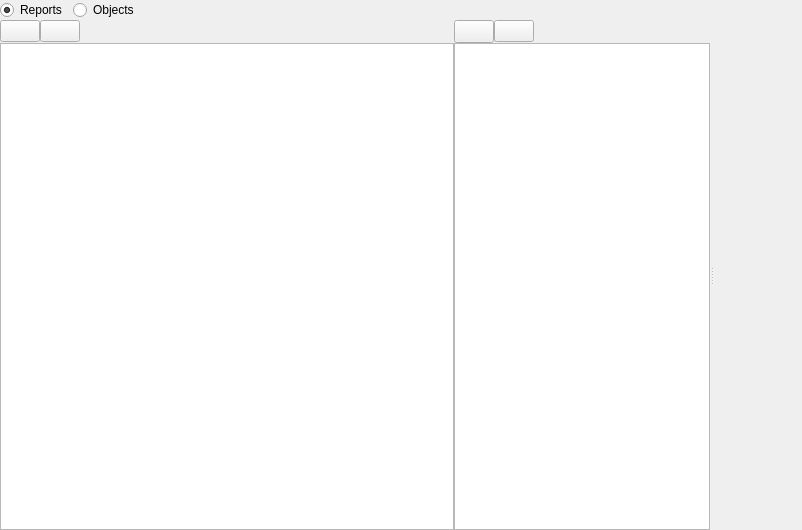
<?xml version="1.0" encoding="UTF-8"?>
<ui version="4.0">
 <class>ResourceStorageHelper</class>
 <widget class="QWidget" name="ResourceStorageHelper">
  <property name="geometry">
   <rect>
    <x>0</x>
    <y>0</y>
    <width>802</width>
    <height>530</height>
   </rect>
  </property>
  <property name="sizePolicy">
   <sizepolicy hsizetype="Minimum" vsizetype="Preferred">
    <horstretch>0</horstretch>
    <verstretch>0</verstretch>
   </sizepolicy>
  </property>
  <property name="windowTitle">
   <string>Form</string>
  </property>
  <layout class="QGridLayout" name="gridLayout_3">
   <property name="leftMargin">
    <number>0</number>
   </property>
   <property name="topMargin">
    <number>0</number>
   </property>
   <property name="rightMargin">
    <number>0</number>
   </property>
   <property name="bottomMargin">
    <number>0</number>
   </property>
   <property name="spacing">
    <number>0</number>
   </property>
   <item row="0" column="0" colspan="2">
    <widget class="QWidget" name="switchWidget" native="true">
     <property name="sizePolicy">
      <sizepolicy hsizetype="Preferred" vsizetype="Maximum">
       <horstretch>0</horstretch>
       <verstretch>0</verstretch>
      </sizepolicy>
     </property>
     <layout class="QHBoxLayout" name="horizontalLayout">
      <property name="spacing">
       <number>6</number>
      </property>
      <property name="leftMargin">
       <number>0</number>
      </property>
      <property name="topMargin">
       <number>0</number>
      </property>
      <property name="rightMargin">
       <number>0</number>
      </property>
      <property name="bottomMargin">
       <number>0</number>
      </property>
      <item>
       <widget class="QRadioButton" name="rbReports">
        <property name="text">
         <string>Reports</string>
        </property>
        <property name="checked">
         <bool>true</bool>
        </property>
       </widget>
      </item>
      <item>
       <widget class="QRadioButton" name="rbObjects">
        <property name="text">
         <string>Objects</string>
        </property>
       </widget>
      </item>
      <item>
       <spacer name="horizontalSpacer_3">
        <property name="orientation">
         <enum>Qt::Horizontal</enum>
        </property>
        <property name="sizeHint" stdset="0">
         <size>
          <width>551</width>
          <height>18</height>
         </size>
        </property>
       </spacer>
      </item>
     </layout>
    </widget>
   </item>
   <item row="1" column="0" colspan="2">
    <widget class="QSplitter" name="splitter">
     <property name="sizePolicy">
      <sizepolicy hsizetype="Preferred" vsizetype="Preferred">
       <horstretch>0</horstretch>
       <verstretch>0</verstretch>
      </sizepolicy>
     </property>
     <property name="orientation">
      <enum>Qt::Horizontal</enum>
     </property>
     <widget class="QStackedWidget" name="stackedWidget">
      <property name="currentIndex">
       <number>0</number>
      </property>
      <widget class="QWidget" name="page">
       <layout class="QGridLayout" name="gridLayout_2">
        <property name="leftMargin">
         <number>0</number>
        </property>
        <property name="topMargin">
         <number>0</number>
        </property>
        <property name="rightMargin">
         <number>0</number>
        </property>
        <property name="bottomMargin">
         <number>0</number>
        </property>
        <property name="spacing">
         <number>0</number>
        </property>
        <item row="0" column="0">
         <layout class="QGridLayout" name="gridLayout">
          <property name="spacing">
           <number>0</number>
          </property>
          <item row="0" column="0">
           <widget class="QPushButton" name="bAddPrefix">
            <property name="sizePolicy">
             <sizepolicy hsizetype="Minimum" vsizetype="Maximum">
              <horstretch>0</horstretch>
              <verstretch>0</verstretch>
             </sizepolicy>
            </property>
            <property name="toolTip">
             <string>Add Prefix</string>
            </property>
            <property name="icon">
             <iconset resource="ResourceStorageResources.qrc">
              <normaloff>:/images/list-add.png</normaloff>:/images/list-add.png</iconset>
            </property>
           </widget>
          </item>
          <item row="0" column="6">
           <spacer name="horizontalSpacer_2">
            <property name="orientation">
             <enum>Qt::Horizontal</enum>
            </property>
            <property name="sizeType">
             <enum>QSizePolicy::Preferred</enum>
            </property>
            <property name="sizeHint" stdset="0">
             <size>
              <width>13</width>
              <height>20</height>
             </size>
            </property>
           </spacer>
          </item>
          <item row="1" column="4" colspan="3">
           <widget class="QListWidget" name="objectsList">
            <property name="sizePolicy">
             <sizepolicy hsizetype="Maximum" vsizetype="Preferred">
              <horstretch>0</horstretch>
              <verstretch>0</verstretch>
             </sizepolicy>
            </property>
           </widget>
          </item>
          <item row="0" column="5">
           <widget class="QPushButton" name="bRemoveObject">
            <property name="sizePolicy">
             <sizepolicy hsizetype="Maximum" vsizetype="Maximum">
              <horstretch>0</horstretch>
              <verstretch>0</verstretch>
             </sizepolicy>
            </property>
            <property name="minimumSize">
             <size>
              <width>40</width>
              <height>0</height>
             </size>
            </property>
            <property name="toolTip">
             <string>Remove object</string>
            </property>
            <property name="icon">
             <iconset resource="ResourceStorageResources.qrc">
              <normaloff>:/images/list-remove.png</normaloff>:/images/list-remove.png</iconset>
            </property>
           </widget>
          </item>
          <item row="1" column="0" colspan="4">
           <widget class="QListWidget" name="objectPrefixList">
            <property name="sizePolicy">
             <sizepolicy hsizetype="MinimumExpanding" vsizetype="Preferred">
              <horstretch>0</horstretch>
              <verstretch>0</verstretch>
             </sizepolicy>
            </property>
            <property name="minimumSize">
             <size>
              <width>20</width>
              <height>20</height>
             </size>
            </property>
            <property name="resizeMode">
             <enum>QListView::Fixed</enum>
            </property>
           </widget>
          </item>
          <item row="0" column="1">
           <widget class="QPushButton" name="bRemovePrefix">
            <property name="sizePolicy">
             <sizepolicy hsizetype="Minimum" vsizetype="Maximum">
              <horstretch>0</horstretch>
              <verstretch>0</verstretch>
             </sizepolicy>
            </property>
            <property name="toolTip">
             <string>Remove prefix</string>
            </property>
            <property name="icon">
             <iconset resource="ResourceStorageResources.qrc">
              <normaloff>:/images/list-remove.png</normaloff>:/images/list-remove.png</iconset>
            </property>
           </widget>
          </item>
          <item row="0" column="3">
           <spacer name="horizontalSpacer">
            <property name="orientation">
             <enum>Qt::Horizontal</enum>
            </property>
            <property name="sizeType">
             <enum>QSizePolicy::Fixed</enum>
            </property>
            <property name="sizeHint" stdset="0">
             <size>
              <width>0</width>
              <height>20</height>
             </size>
            </property>
           </spacer>
          </item>
          <item row="0" column="4">
           <widget class="QToolButton" name="bAddObject">
            <property name="sizePolicy">
             <sizepolicy hsizetype="Maximum" vsizetype="Maximum">
              <horstretch>0</horstretch>
              <verstretch>0</verstretch>
             </sizepolicy>
            </property>
            <property name="minimumSize">
             <size>
              <width>40</width>
              <height>0</height>
             </size>
            </property>
            <property name="toolTip">
             <string>Add Object</string>
            </property>
            <property name="icon">
             <iconset resource="ResourceStorageResources.qrc">
              <normaloff>:/images/list-add.png</normaloff>:/images/list-add.png</iconset>
            </property>
            <property name="popupMode">
             <enum>QToolButton::InstantPopup</enum>
            </property>
            <property name="toolButtonStyle">
             <enum>Qt::ToolButtonTextBesideIcon</enum>
            </property>
            <property name="arrowType">
             <enum>Qt::NoArrow</enum>
            </property>
           </widget>
          </item>
          <item row="0" column="2">
           <spacer name="horizontalSpacer_5">
            <property name="orientation">
             <enum>Qt::Horizontal</enum>
            </property>
            <property name="sizeHint" stdset="0">
             <size>
              <width>40</width>
              <height>20</height>
             </size>
            </property>
           </spacer>
          </item>
         </layout>
        </item>
       </layout>
      </widget>
      <widget class="QWidget" name="page_2">
       <layout class="QGridLayout" name="gridLayout_4">
        <property name="leftMargin">
         <number>0</number>
        </property>
        <property name="topMargin">
         <number>0</number>
        </property>
        <property name="rightMargin">
         <number>0</number>
        </property>
        <property name="bottomMargin">
         <number>0</number>
        </property>
        <property name="spacing">
         <number>0</number>
        </property>
        <item row="0" column="1">
         <widget class="QToolButton" name="bRemoveReport">
          <property name="sizePolicy">
           <sizepolicy hsizetype="Minimum" vsizetype="Minimum">
            <horstretch>0</horstretch>
            <verstretch>0</verstretch>
           </sizepolicy>
          </property>
          <property name="minimumSize">
           <size>
            <width>40</width>
            <height>0</height>
           </size>
          </property>
          <property name="text">
           <string>...</string>
          </property>
          <property name="icon">
           <iconset resource="ResourceStorageResources.qrc">
            <normaloff>:/images/list-remove.png</normaloff>:/images/list-remove.png</iconset>
          </property>
         </widget>
        </item>
        <item row="0" column="2">
         <spacer name="horizontalSpacer_4">
          <property name="orientation">
           <enum>Qt::Horizontal</enum>
          </property>
          <property name="sizeHint" stdset="0">
           <size>
            <width>722</width>
            <height>20</height>
           </size>
          </property>
         </spacer>
        </item>
        <item row="1" column="0" colspan="3">
         <widget class="QListWidget" name="reportsList"/>
        </item>
        <item row="0" column="0">
         <widget class="QToolButton" name="bAddReport">
          <property name="sizePolicy">
           <sizepolicy hsizetype="Maximum" vsizetype="Maximum">
            <horstretch>0</horstretch>
            <verstretch>0</verstretch>
           </sizepolicy>
          </property>
          <property name="minimumSize">
           <size>
            <width>40</width>
            <height>0</height>
           </size>
          </property>
          <property name="toolTip">
           <string>Add Object</string>
          </property>
          <property name="icon">
           <iconset resource="ResourceStorageResources.qrc">
            <normaloff>:/images/list-add.png</normaloff>:/images/list-add.png</iconset>
          </property>
          <property name="popupMode">
           <enum>QToolButton::InstantPopup</enum>
          </property>
          <property name="toolButtonStyle">
           <enum>Qt::ToolButtonTextBesideIcon</enum>
          </property>
          <property name="arrowType">
           <enum>Qt::NoArrow</enum>
          </property>
         </widget>
        </item>
       </layout>
      </widget>
     </widget>
     <widget class="CuteReport::ObjectPreview" name="objectsPreview" native="true">
      <property name="sizePolicy">
       <sizepolicy hsizetype="Minimum" vsizetype="Expanding">
        <horstretch>0</horstretch>
        <verstretch>0</verstretch>
       </sizepolicy>
      </property>
      <property name="minimumSize">
       <size>
        <width>30</width>
        <height>30</height>
       </size>
      </property>
     </widget>
    </widget>
   </item>
  </layout>
 </widget>
 <customwidgets>
  <customwidget>
   <class>CuteReport::ObjectPreview</class>
   <extends>QWidget</extends>
   <header>objectpreview.h</header>
   <container>1</container>
  </customwidget>
 </customwidgets>
 <resources>
  <include location="ResourceStorageResources.qrc"/>
 </resources>
 <connections/>
</ui>
